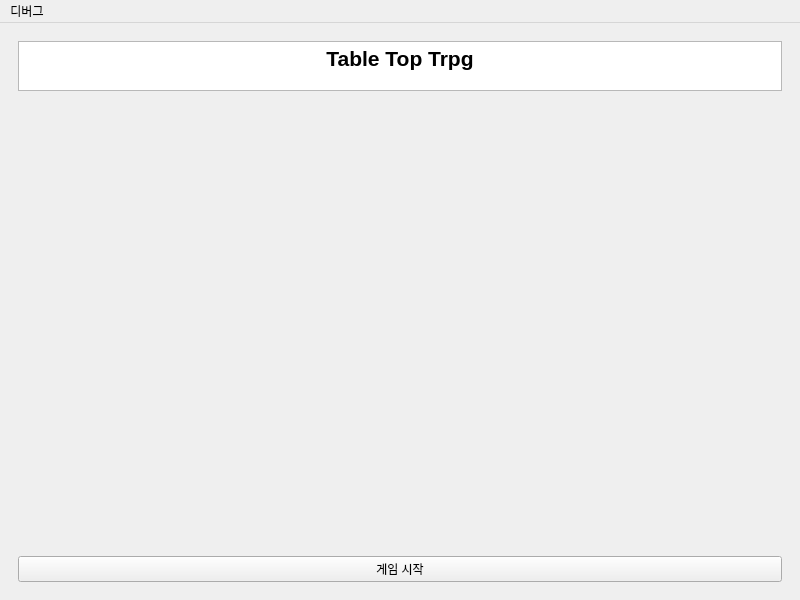
<?xml version="1.0" encoding="UTF-8"?>
<ui version="4.0">
 <class>MainWindow</class>
 <widget class="QMainWindow" name="MainWindow">
  <property name="geometry">
   <rect>
    <x>0</x>
    <y>0</y>
    <width>800</width>
    <height>600</height>
   </rect>
  </property>
  <property name="windowTitle">
   <string>MainWindow</string>
  </property>
  <widget class="QWidget" name="centralwidget">
   <property name="enabled">
    <bool>true</bool>
   </property>
   <property name="sizePolicy">
    <sizepolicy hsizetype="MinimumExpanding" vsizetype="MinimumExpanding">
     <horstretch>0</horstretch>
     <verstretch>0</verstretch>
    </sizepolicy>
   </property>
   <property name="minimumSize">
    <size>
     <width>800</width>
     <height>0</height>
    </size>
   </property>
   <layout class="QVBoxLayout" name="verticalLayout_12">
    <item>
     <widget class="QStackedWidget" name="stack_page">
      <property name="currentIndex">
       <number>0</number>
      </property>
      <widget class="QWidget" name="main">
       <layout class="QVBoxLayout" name="verticalLayout_5">
        <item>
         <widget class="QTextEdit" name="p1_text_title">
          <property name="sizePolicy">
           <sizepolicy hsizetype="Minimum" vsizetype="Fixed">
            <horstretch>0</horstretch>
            <verstretch>50</verstretch>
           </sizepolicy>
          </property>
          <property name="maximumSize">
           <size>
            <width>16777215</width>
            <height>50</height>
           </size>
          </property>
          <property name="autoFillBackground">
           <bool>true</bool>
          </property>
          <property name="readOnly">
           <bool>true</bool>
          </property>
          <property name="html">
           <string>&lt;!DOCTYPE HTML PUBLIC &quot;-//W3C//DTD HTML 4.0//EN&quot; &quot;http://www.w3.org/TR/REC-html40/strict.dtd&quot;&gt;
&lt;html&gt;&lt;head&gt;&lt;meta name=&quot;qrichtext&quot; content=&quot;1&quot; /&gt;&lt;style type=&quot;text/css&quot;&gt;
p, li { white-space: pre-wrap; }
&lt;/style&gt;&lt;/head&gt;&lt;body style=&quot; font-family:'MS Shell Dlg 2'; font-size:8.25pt; font-weight:400; font-style:normal;&quot;&gt;
&lt;p align=&quot;center&quot; style=&quot; margin-top:0px; margin-bottom:0px; margin-left:0px; margin-right:0px; -qt-block-indent:0; text-indent:0px;&quot;&gt;&lt;span style=&quot; font-size:16pt; font-weight:600;&quot;&gt;Table Top Trpg&lt;/span&gt;&lt;/p&gt;&lt;/body&gt;&lt;/html&gt;</string>
          </property>
         </widget>
        </item>
        <item>
         <layout class="QHBoxLayout" name="horizontalLayout_3">
          <item>
           <spacer name="verticalSpacer">
            <property name="orientation">
             <enum>Qt::Vertical</enum>
            </property>
            <property name="sizeHint" stdset="0">
             <size>
              <width>20</width>
              <height>80</height>
             </size>
            </property>
           </spacer>
          </item>
         </layout>
        </item>
        <item>
         <layout class="QVBoxLayout" name="verticalLayout_4">
          <item>
           <widget class="QPushButton" name="p1_to_p2_btn">
            <property name="text">
             <string>게임 시작</string>
            </property>
           </widget>
          </item>
         </layout>
        </item>
       </layout>
      </widget>
      <widget class="QWidget" name="gamelist">
       <layout class="QHBoxLayout" name="horizontalLayout_2">
        <item>
         <layout class="QVBoxLayout" name="verticalLayout_6">
          <item>
           <widget class="QTextEdit" name="p2_text_pagename">
            <property name="enabled">
             <bool>true</bool>
            </property>
            <property name="maximumSize">
             <size>
              <width>16777215</width>
              <height>20</height>
             </size>
            </property>
            <property name="readOnly">
             <bool>true</bool>
            </property>
            <property name="acceptRichText">
             <bool>true</bool>
            </property>
            <property name="html">
             <string>&lt;!DOCTYPE HTML PUBLIC &quot;-//W3C//DTD HTML 4.0//EN&quot; &quot;http://www.w3.org/TR/REC-html40/strict.dtd&quot;&gt;
&lt;html&gt;&lt;head&gt;&lt;meta name=&quot;qrichtext&quot; content=&quot;1&quot; /&gt;&lt;style type=&quot;text/css&quot;&gt;
p, li { white-space: pre-wrap; }
&lt;/style&gt;&lt;/head&gt;&lt;body style=&quot; font-family:'MS Shell Dlg 2'; font-size:8.25pt; font-weight:400; font-style:normal;&quot;&gt;
&lt;p align=&quot;center&quot; style=&quot; margin-top:0px; margin-bottom:0px; margin-left:0px; margin-right:0px; -qt-block-indent:0; text-indent:0px;&quot;&gt;&lt;span style=&quot; font-size:12pt; font-weight:600;&quot;&gt;게임 목록&lt;/span&gt;&lt;/p&gt;&lt;/body&gt;&lt;/html&gt;</string>
            </property>
           </widget>
          </item>
          <item>
           <widget class="QListWidget" name="p2_game_list"/>
          </item>
         </layout>
        </item>
        <item>
         <layout class="QVBoxLayout" name="verticalLayout_8">
          <item>
           <widget class="QPushButton" name="p2_make_game_btn">
            <property name="text">
             <string>새 게임</string>
            </property>
           </widget>
          </item>
          <item>
           <widget class="QPushButton" name="p2_del_game_btn">
            <property name="text">
             <string>게임 삭제</string>
            </property>
           </widget>
          </item>
          <item>
           <widget class="QPushButton" name="p2_to_p1_btn">
            <property name="text">
             <string>뒤로</string>
            </property>
           </widget>
          </item>
         </layout>
        </item>
       </layout>
      </widget>
      <widget class="QWidget" name="charlist">
       <layout class="QHBoxLayout" name="horizontalLayout">
        <item>
         <layout class="QVBoxLayout" name="verticalLayout_7">
          <item>
           <widget class="QTextEdit" name="p3_text_gamename">
            <property name="maximumSize">
             <size>
              <width>16777215</width>
              <height>20</height>
             </size>
            </property>
            <property name="readOnly">
             <bool>true</bool>
            </property>
            <property name="html">
             <string>&lt;!DOCTYPE HTML PUBLIC &quot;-//W3C//DTD HTML 4.0//EN&quot; &quot;http://www.w3.org/TR/REC-html40/strict.dtd&quot;&gt;
&lt;html&gt;&lt;head&gt;&lt;meta name=&quot;qrichtext&quot; content=&quot;1&quot; /&gt;&lt;style type=&quot;text/css&quot;&gt;
p, li { white-space: pre-wrap; }
&lt;/style&gt;&lt;/head&gt;&lt;body style=&quot; font-family:'MS Shell Dlg 2'; font-size:8.25pt; font-weight:400; font-style:normal;&quot;&gt;
&lt;p align=&quot;center&quot; style=&quot; margin-top:0px; margin-bottom:0px; margin-left:0px; margin-right:0px; -qt-block-indent:0; text-indent:0px;&quot;&gt;&lt;span style=&quot; font-size:12pt; font-weight:600;&quot;&gt;게임 이름&lt;/span&gt;&lt;/p&gt;&lt;/body&gt;&lt;/html&gt;</string>
            </property>
           </widget>
          </item>
          <item>
           <widget class="QTextBrowser" name="p3_text_pagename">
            <property name="maximumSize">
             <size>
              <width>16777215</width>
              <height>20</height>
             </size>
            </property>
            <property name="html">
             <string>&lt;!DOCTYPE HTML PUBLIC &quot;-//W3C//DTD HTML 4.0//EN&quot; &quot;http://www.w3.org/TR/REC-html40/strict.dtd&quot;&gt;
&lt;html&gt;&lt;head&gt;&lt;meta name=&quot;qrichtext&quot; content=&quot;1&quot; /&gt;&lt;style type=&quot;text/css&quot;&gt;
p, li { white-space: pre-wrap; }
&lt;/style&gt;&lt;/head&gt;&lt;body style=&quot; font-family:'MS Shell Dlg 2'; font-size:8.25pt; font-weight:400; font-style:normal;&quot;&gt;
&lt;p align=&quot;center&quot; style=&quot; margin-top:0px; margin-bottom:0px; margin-left:0px; margin-right:0px; -qt-block-indent:0; text-indent:0px;&quot;&gt;&lt;span style=&quot; font-size:12pt; font-weight:600;&quot;&gt;캐릭터 목록&lt;/span&gt;&lt;/p&gt;&lt;/body&gt;&lt;/html&gt;</string>
            </property>
           </widget>
          </item>
          <item>
           <widget class="QListWidget" name="p3_char_list"/>
          </item>
         </layout>
        </item>
        <item>
         <layout class="QVBoxLayout" name="verticalLayout_2">
          <item>
           <widget class="QPushButton" name="p3_make_char_btn">
            <property name="text">
             <string>캐릭터 생성</string>
            </property>
           </widget>
          </item>
          <item>
           <widget class="QPushButton" name="p3_to_p2_btn">
            <property name="text">
             <string>뒤로</string>
            </property>
           </widget>
          </item>
          <item>
           <widget class="QPushButton" name="p3_play_btn">
            <property name="text">
             <string>게임 시작</string>
            </property>
           </widget>
          </item>
          <item>
           <widget class="QPushButton" name="p3_del_char_btn">
            <property name="text">
             <string>캐릭터 삭제</string>
            </property>
           </widget>
          </item>
         </layout>
        </item>
       </layout>
      </widget>
      <widget class="QWidget" name="makechar">
       <layout class="QVBoxLayout" name="verticalLayout_3">
        <item>
         <layout class="QVBoxLayout" name="verticalLayout_9">
          <item>
           <widget class="QTextEdit" name="p4_text_gamename">
            <property name="maximumSize">
             <size>
              <width>16777215</width>
              <height>20</height>
             </size>
            </property>
            <property name="html">
             <string>&lt;!DOCTYPE HTML PUBLIC &quot;-//W3C//DTD HTML 4.0//EN&quot; &quot;http://www.w3.org/TR/REC-html40/strict.dtd&quot;&gt;
&lt;html&gt;&lt;head&gt;&lt;meta name=&quot;qrichtext&quot; content=&quot;1&quot; /&gt;&lt;style type=&quot;text/css&quot;&gt;
p, li { white-space: pre-wrap; }
&lt;/style&gt;&lt;/head&gt;&lt;body style=&quot; font-family:'MS Shell Dlg 2'; font-size:8.25pt; font-weight:400; font-style:normal;&quot;&gt;
&lt;p align=&quot;center&quot; style=&quot; margin-top:0px; margin-bottom:0px; margin-left:0px; margin-right:0px; -qt-block-indent:0; text-indent:0px;&quot;&gt;&lt;span style=&quot; font-size:12pt; font-weight:600;&quot;&gt;게임 이름&lt;/span&gt;&lt;/p&gt;&lt;/body&gt;&lt;/html&gt;</string>
            </property>
           </widget>
          </item>
          <item>
           <widget class="QTextEdit" name="p4_text_pagename">
            <property name="maximumSize">
             <size>
              <width>16777215</width>
              <height>20</height>
             </size>
            </property>
            <property name="readOnly">
             <bool>true</bool>
            </property>
            <property name="html">
             <string>&lt;!DOCTYPE HTML PUBLIC &quot;-//W3C//DTD HTML 4.0//EN&quot; &quot;http://www.w3.org/TR/REC-html40/strict.dtd&quot;&gt;
&lt;html&gt;&lt;head&gt;&lt;meta name=&quot;qrichtext&quot; content=&quot;1&quot; /&gt;&lt;style type=&quot;text/css&quot;&gt;
p, li { white-space: pre-wrap; }
&lt;/style&gt;&lt;/head&gt;&lt;body style=&quot; font-family:'MS Shell Dlg 2'; font-size:8.25pt; font-weight:400; font-style:normal;&quot;&gt;
&lt;p align=&quot;center&quot; style=&quot; margin-top:0px; margin-bottom:0px; margin-left:0px; margin-right:0px; -qt-block-indent:0; text-indent:0px;&quot;&gt;&lt;span style=&quot; font-size:12pt; font-weight:600;&quot;&gt;캐릭터 생성&lt;/span&gt;&lt;/p&gt;&lt;/body&gt;&lt;/html&gt;</string>
            </property>
           </widget>
          </item>
          <item>
           <widget class="QGroupBox" name="basic_group">
            <property name="title">
             <string>기본 정보</string>
            </property>
            <layout class="QVBoxLayout" name="basic_layout">
             <item>
              <layout class="QHBoxLayout" name="name_layout">
               <item>
                <widget class="QLabel" name="name_label">
                 <property name="text">
                  <string>이름:</string>
                 </property>
                </widget>
               </item>
               <item>
                <widget class="QLineEdit" name="name_input"/>
               </item>
              </layout>
             </item>
            </layout>
           </widget>
          </item>
          <item>
           <widget class="QGroupBox" name="class_group">
            <property name="title">
             <string>직업</string>
            </property>
            <layout class="QGridLayout" name="class_grid"/>
           </widget>
          </item>
          <item>
           <widget class="QGroupBox" name="race_group">
            <property name="title">
             <string>종족</string>
            </property>
            <layout class="QVBoxLayout" name="race_layout">
             <item>
              <layout class="QHBoxLayout" name="race_select_layout">
               <item>
                <widget class="QLabel" name="race_label">
                 <property name="text">
                  <string>종족:</string>
                 </property>
                </widget>
               </item>
               <item>
                <widget class="QComboBox" name="race_combo"/>
               </item>
              </layout>
             </item>
             <item>
              <layout class="QHBoxLayout" name="subrace_select_layout">
               <item>
                <widget class="QLabel" name="subrace_label">
                 <property name="text">
                  <string>서브종족:</string>
                 </property>
                </widget>
               </item>
               <item>
                <widget class="QComboBox" name="subrace_combo"/>
               </item>
              </layout>
             </item>
            </layout>
           </widget>
          </item>
          <item>
           <widget class="QGroupBox" name="background_group">
            <property name="title">
             <string>배경</string>
            </property>
            <layout class="QGridLayout" name="background_grid"/>
           </widget>
          </item>
          <item>
           <widget class="QGroupBox" name="ability_group">
            <property name="title">
             <string>능력치</string>
            </property>
            <layout class="QGridLayout" name="ability_layout"/>
           </widget>
          </item>
          <item>
           <widget class="QPushButton" name="spell_button">
            <property name="enabled">
             <bool>false</bool>
            </property>
            <property name="text">
             <string>스펠 선택</string>
            </property>
           </widget>
          </item>
          <item>
           <layout class="QHBoxLayout" name="horizontalLayout_6">
            <item>
             <layout class="QHBoxLayout" name="horizontalLayout_10"/>
            </item>
            <item>
             <layout class="QVBoxLayout" name="verticalLayout_11">
              <property name="sizeConstraint">
               <enum>QLayout::SetMaximumSize</enum>
              </property>
              <property name="spacing">
               <number>0</number>
              </property>
              <item>
               <widget class="QPushButton" name="p4_goback_btn">
                <property name="sizePolicy">
                 <sizepolicy hsizetype="Fixed" vsizetype="Fixed">
                  <horstretch>0</horstretch>
                  <verstretch>0</verstretch>
                 </sizepolicy>
                </property>
                <property name="text">
                 <string>뒤로</string>
                </property>
               </widget>
              </item>
              <item>
               <widget class="QPushButton" name="p4_goon_btn">
                <property name="sizePolicy">
                 <sizepolicy hsizetype="Fixed" vsizetype="Fixed">
                  <horstretch>0</horstretch>
                  <verstretch>0</verstretch>
                 </sizepolicy>
                </property>
                <property name="text">
                 <string>생성</string>
                </property>
               </widget>
              </item>
             </layout>
            </item>
           </layout>
          </item>
         </layout>
        </item>
       </layout>
      </widget>
      <widget class="QWidget" name="playmap">
       <layout class="QVBoxLayout" name="verticalLayout_10">
        <item>
        <layout class="QGridLayout" name="gridLayout">
            <!-- (0,0)에 graphicsView -->
            <item row="0" column="0">
            <widget class="QGraphicsView" name="graphicsView_map"/>
            </item>
            <!-- (0,0)에 overlay용 frame -->
            <item row="0" column="0">
            <widget class="QFrame" name="frame_overlay">
                <property name="visible">
                    <bool>false</bool>
                </property>
                <property name="styleSheet">
                <string>
                        QFrame { background-color: transparent; }
                        QTextEdit { background-color: rgb(0,0,0); color: white; border: none; }
                        QPushButton { 
                            background-color: rgb(128,128,128);
                            color: white;
                            border: none;
                            border-radius: 20px;
                            text-align: left;
                            padding-left: 10px;
                        }
                        QPushButton:hover {
                            background-color: #a0a0a0;
                        }
                        QPushButton:pressed {
                            background-color: #606060;
                        }
                </string>
                </property>
                <layout class="QGridLayout" name="gridLayout_overlay">
                    <property name="leftMargin">
                        <number>10</number>
                    </property>
                    <property name="topMargin">
                        <number>10</number>
                    </property>
                    <property name="rightMargin">
                        <number>10</number>
                    </property>
                    <property name="bottomMargin">
                        <number>10</number>
                    </property>
                    <property name="spacing">
                        <number>0</number>
                    </property>
                    <!-- 상좌 프레임 -->
                    <item row="0" column="0">
                        <layout class="QHBoxLayout" name="horizontalLayout_topleft">
                            <item>
                                <widget class="QGraphicsView" name="graphics_topleft_text">
                                    <property name="minimumSize">
                                        <size><width>200</width><height>200</height></size>
                                    </property>
                                    <property name="maximumSize">
                                        <size><width>200</width><height>200</height></size>
                                    </property>
                                </widget>
                            </item>
                            <item>
                                <widget class="QGraphicsView" name="graphics_topleft_buttons">
                                    <property name="minimumSize">
                                        <size><width>100</width><height>150</height></size>
                                    </property>
                                    <property name="maximumSize">
                                        <size><width>100</width><height>150</height></size>
                                    </property>
                                </widget>
                            </item>
                        </layout>
                    </item>
                    <!-- 상우 프레임 -->
                    <item row="0" column="2">
                        <layout class="QHBoxLayout" name="horizontalLayout_topright">
                            <item>
                                <widget class="QGraphicsView" name="graphics_topright_buttons">
                                    <property name="minimumSize">
                                        <size><width>100</width><height>150</height></size>
                                    </property>
                                    <property name="maximumSize">
                                        <size><width>100</width><height>150</height></size>
                                    </property>
                                </widget>
                            </item>
                            <item>
                                <widget class="QGraphicsView" name="graphics_topright_text">
                                    <property name="minimumSize">
                                        <size><width>200</width><height>200</height></size>
                                    </property>
                                    <property name="maximumSize">
                                        <size><width>200</width><height>200</height></size>
                                    </property>
                                </widget>
                            </item>
                        </layout>
                    </item>
                    <!-- 좌하 프레임 -->
                    <item row="2" column="0">
                        <layout class="QHBoxLayout" name="horizontalLayout_bottomleft">
                            <item>
                                <widget class="QGraphicsView" name="graphics_bottomleft_text">
                                    <property name="minimumSize">
                                        <size><width>200</width><height>200</height></size>
                                    </property>
                                    <property name="maximumSize">
                                        <size><width>200</width><height>200</height></size>
                                    </property>
                                </widget>
                            </item>
                            <item>
                                <widget class="QGraphicsView" name="graphics_bottomleft_buttons">
                                    <property name="minimumSize">
                                        <size><width>100</width><height>150</height></size>
                                    </property>
                                    <property name="maximumSize">
                                        <size><width>100</width><height>150</height></size>
                                    </property>
                                </widget>
                            </item>
                        </layout>
                    </item>
                    <!-- 우하 프레임 -->
                    <item row="2" column="2">
                        <layout class="QHBoxLayout" name="horizontalLayout_bottomright">
                            <item>
                                <widget class="QGraphicsView" name="graphics_bottomright_buttons">
                                    <property name="minimumSize">
                                        <size><width>100</width><height>150</height></size>
                                    </property>
                                    <property name="maximumSize">
                                        <size><width>100</width><height>150</height></size>
                                    </property>
                                </widget>
                            </item>
                            <item>
                                <widget class="QGraphicsView" name="graphics_bottomright_text">
                                    <property name="minimumSize">
                                        <size><width>200</width><height>200</height></size>
                                    </property>
                                    <property name="maximumSize">
                                        <size><width>200</width><height>200</height></size>
                                    </property>
                                </widget>
                            </item>
                        </layout>
                    </item>
                    <!-- 중앙 spacer -->
                    <item row="0" column="1" rowspan="3">
                        <spacer name="horizontalSpacer">
                            <property name="orientation">
                                <enum>Qt::Horizontal</enum>
                            </property>
                            <property name="sizeHint" stdset="0">
                                <size>
                                    <width>40</width>
                                    <height>20</height>
                                </size>
                            </property>
                        </spacer>
                    </item>
                    <item row="1" column="0" colspan="3">
                        <spacer name="verticalSpacer">
                            <property name="orientation">
                                <enum>Qt::Vertical</enum>
                            </property>
                            <property name="sizeHint" stdset="0">
                                <size>
                                    <width>20</width>
                                    <height>40</height>
                                </size>
                            </property>
                        </spacer>
                    </item>
                </layout>
            </widget>
            </item>
        </layout>
        </item>
       </layout>
      </widget>
      <widget class="QWidget" name="fightpage">
       <layout class="QVBoxLayout" name="verticalLayout_13">
        <item>
         <layout class="QHBoxLayout" name="horizontalLayout_9">
          <item>
           <widget class="QGraphicsView" name="graphicsView_2"/>
          </item>
         </layout>
        </item>
       </layout>
      </widget>
     </widget>
    </item>
   </layout>
  </widget>
  <widget class="QMenuBar" name="menubar">
   <property name="geometry">
    <rect>
     <x>0</x>
     <y>0</y>
     <width>800</width>
     <height>21</height>
    </rect>
   </property>
   <widget class="QMenu" name="menu_debug">
    <property name="title">
     <string>디버그</string>
    </property>
    <addaction name="action_toggle_overlay"/>
   </widget>
   <addaction name="menu_debug"/>
  </widget>
  <action name="action_toggle_overlay">
   <property name="text">
    <string>오버레이 토글</string>
   </property>
  </action>
 </widget>
 <resources/>
 <connections/>
</ui>
